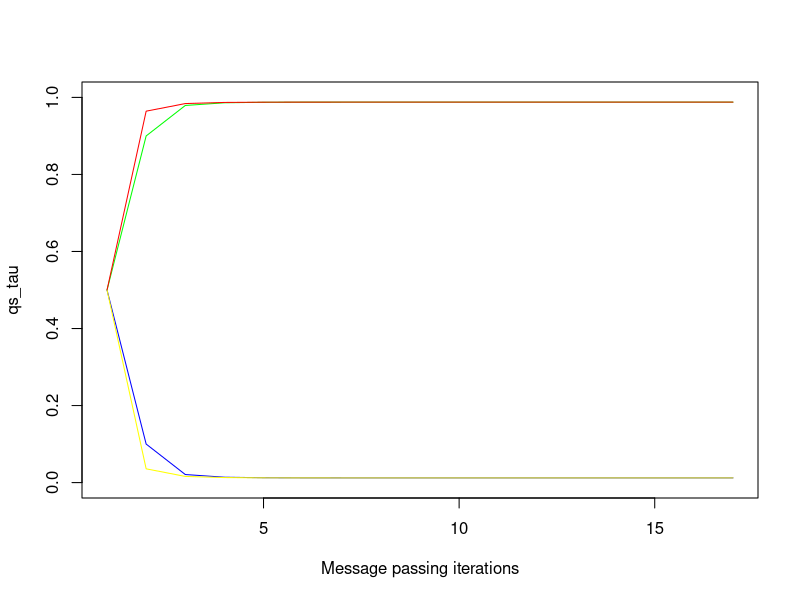
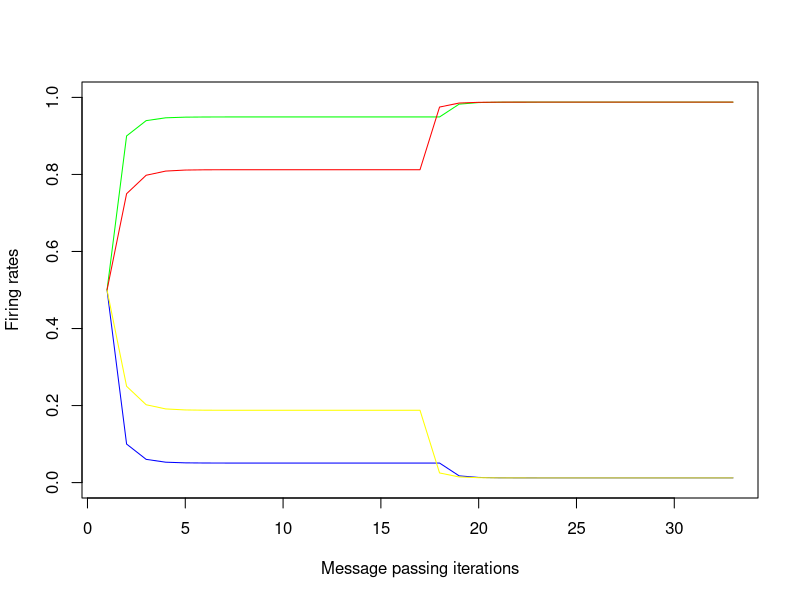

Write the R code that produced these figures, in order. (Note: this script raises an error after producing the figures.)
#################################
#-------------------------------#
#  Message Passing Examples in R#
#-------------------------------#
#################################

# CONVERSION of MATlab code Message_passing_example.m, including commentaries.

# Supplementary Code for: A Tutorial on Active Inference 
# Modelling and its Application to Empirical Data by Ryan Smith 
# and Christopher J. Whyte. We also acknowledge Samuel Taylor for contributing 
# to this example code

# This script provides two examples of (marginal) message passing, based on
# the steps described in the main text. Each of the two examples (sections)
# need to be run separately. The first example fixes all observed
# variables immediately and does not include variables associated with the
# neural process theory. The second example provides observations
# sequentially and also adds in the neural process theory variables. To
# remind the reader, the message passing steps in the main text are:
  
# 	1. Initialize the values of the approximate posteriors q(s_(?,?) ) 
#      for all hidden variables (i.e., all edges) in the graph. 

# 	2. Fix the value of observed variables (here, o_?).

# 	3. Choose an edge (V) corresponding to the hidden variable you want to 
#      infer (here, s_(?,?)).

# 	4. Calculate the messages, ?(s_(?,?)), which take on values sent by 
#      each factor node connected to V.

# 	5. Pass a message from each connected factor node N to V (often written 
#      as ?_(N?V)). 

# 	6. Update the approximate posterior represented by V according to the 
#      following rule: q(s_(?,?) )? ? ?(s_(?,?))? ?(s_(?,?)). The arrow 
#      notation here indicates messages from two different factors arriving 
#      at the same edge. 
#        6A. Normalize the product of these messages so that q(s_(?,?) ) 
#            corresponds to a proper probability distribution. 
#        6B. Use this new q(s_(?,?) ) to update the messages sent by 
#            connected factors (i.e., for the next round of message passing).

# 	7. Repeat steps 4-6 sequentially for each edge.

# 	8. Steps 3-7 are then repeated until the difference between updates 
#      converges to some acceptably low value (i.e., resulting in stable 
#      posterior beliefs for all edges). 

library(pracma) # for grad(), numerical gradiant Matlab-Style


##########################################################
# Example 1: Fixed observation and message passing steps #
##########################################################

# This section carries out marginal message passing on a graph with beliefs
# about states at two time points. In this first example, both observations 
# are fixed from the start (i.e., there are no ts as in full active inference
# models with sequentially presented observations) to provide the simplest
# example possible. We also highlight where each of the message passing
# steps described in the main text are carried out.

# Note that some steps (7 and 8) appear out of order when they involve loops that
# repeat earlier steps

library(dplyr)

# Softmax function
softmax <- function(par){             # THANKS TO: https://rpubs.com/FJRubio/softmax
  n.par <- length(par)                # equivalent: exp(result)/sum(exp(result))
  par1 <- sort(par, decreasing = TRUE)
  Lk <- par1[1]
  for (k in 1:(n.par-1)) {
    Lk <- max(par1[k+1], Lk) + log1p(exp(-abs(par1[k+1] - Lk))) 
  }
  val <- exp(par - Lk)
  return(val)
}

# Specify generative model and initialize variables

#  priors

D = c(.5, .5)

# likelihood mapping
A = matrix(c(.9, .1,
             .1, .9),
           nrow = 2,
           ncol = 2,
           byrow= TRUE) 
 
# transitions
B = matrix(c(1, 0,
             0, 1),
            nrow = 2,
            ncol = 2,
            byrow = TRUE)

# number of timesteps
Timepoints = 2

# number of iterations of message passing
NumIterations = 16

# at exp(-16) to log inputs as log(0) is not defined
z = exp(-16)

# Initialize posterior STEP 1
qs = c(.5,.5)

# List to store results
qsLIST <- vector("list", 16*2)
dim(qsLIST) <- matrix(c(16,2))


for (Ni in 1:NumIterations){
  # fix observations (STEP 2) [using a list]
  o<- vector("list", 1*2)
  dim(o) = matrix(c(1,2))
  # Observations
  o[[1]] = matrix(c(1, 0))
  o[[2]] = matrix(c(1, 0))

    # For each edge (hidden state) - STEP 7 
    for (tau in 1:Timepoints){
      # Choose an edge
      q = log(qs[tau]+z)   # evtl. q[tau]
      
      # compute MEssage sent by D and B (STEP 4) using the posterior
      # computed in 6B
      if (tau == 1){  # first time point
        lnD = log(D+z)  # Message 1
        lnBs= log(t(B)%*%qs[]+z)
      }
      else if (tau == Timepoints){
        lnBs= log(B%*%qs[]+z)
      }
      lnAo = log((t(A)%*%as.vector(o[[tau]]))+z)  # as.vector(o...) 
      
      # STEPS 5-6 (Pass messages and update the posterior)
      # Since all terms are in log space, this is addition instead of
      # multiplication. This corresponds to equation 16 in the main
      # text (within the softmax)
      if (tau == 1){
        q = .5*lnD+.5*lnBs + as.vector(lnAo)
      }
      else if (tau == Timepoints){
        q = .5*(lnBs) + as.vector(lnAo)
      }
      # normalize using a softmax function to find posterior (STEP 6A)
      qs = softmax (q)
      qsLIST[[Ni,tau]]<- qs # store value for each iteration
    } 
  #  Repeat for remaining edges (STEP 7)
print(qs) # Repeat until convergence/for fixed number of iterations (STEP 8)
#print(qsResults)
}

# Final posterior beliefs over states
qs

# qsLIST of each iteration, for each tau. 
qsLIST


###################################
# Plotting firing rates (traces): #
###################################

# Adding prior to starting values:
addD = vector("list", 1*2)
dim(addD) = matrix(c(1,2))
addD[[1,1]] <- c(.5,.5)
addD[[1,2]] <- c(.5,.5)
addD
# Use rbind to place D up front which results in a new list of dim 17*2
qsLISTplot = rbind(addD, qsLIST)

# Transform upper list into a dataframe. Not that the list neeeds
# to be transposed for this via t(a). This results in a dataframe
# with a dim of 17*4
qsPLOT <- data.frame(matrix(unlist(t(qsLISTplot)), nrow=17, ncol=4,byrow=TRUE),stringsAsFactors = TRUE)
qsPLOT

# Plot: Approximate posteriors (1 per edge per time point)
plot(qsPLOT$X1, type = "l", col= "green", 
     ylim = c(0,1), # Set dimension y axis 0 to 1
    xlab = "Message passing iterations", ylab = "qs_tau") # Name labels
lines(qsPLOT$X2, col="blue")     # add the other columns of qsPLOT
lines(qsPLOT$X3, col="red")
lines(qsPLOT$X4, col="yellow")


#####################################################
# Example 2: Sequential observations and simulation #
#             of firing rates and ERPs              #
#####################################################

# This script performs state estimation using the message passing 
# algorithm introduced in Parr, Markovic, Kiebel, & Friston (2019).
# This script can be thought of as the full message passing solution to 
# problem 2 in the pencil and paper exercises. It also generates
# simulated firing rates and ERPs in the same manner as those shown in
# figs. 8, 10, 11, 14, 15, and 16. Unlike example 1, observations are
# presented sequentially (i.e., two ts and two taus).

# Specify generative model and initialise variables

#  priors

D = c(.5, .5)

# likelihood mapping
A = matrix(c(.9, .1,
             .1, .9),
           nrow = 2,
           ncol = 2,
           byrow= TRUE) 

# transitions
B = matrix(c(1, 0,
             0, 1),
           nrow = 2,
           ncol = 2,
           byrow = TRUE)

# number of timesteps
Timesteps = 2

# number of iterations of message passing
NumIterations = 16

# at exp(-16) to log inputs as log(0) is not defined
z = exp(-16)

# Initialize posterior STEP 1
qs2 = c(.5,.5)

# List to store results
xn <- vector("list", 16*2*2)
dim(xn) <- matrix(c(16,2,2))


# Message passing:

for (t in 1:Timesteps){
  
      for (Ni in 1:NumIterations){   # STEP 8 loop of VMP
          
          # Likelihood
          #lnAo = log((t(A)%*%as.vector(o[[t,tau]]))+z)  # as.vector(o...) + multiple places in the loop necessary!!
  
          for (tau in 1:Timesteps){ # STEP 7 loop of VMP
            # fix observations sequentially (STEP 2) [using a list of lists]
            # Each tau for Timestep1
            o1<- vector("list", 1*2)
            dim(o1) = matrix(c(1, 2))
            o1[[1]] = matrix(c(1, 0))
            o1[[2]] = matrix(c(0, 0))
            
            # Each tau for Timestep1
            o2<- vector("list", 1*2)
            dim(o2) = matrix(c(1,2))
            o2[[1]] = matrix(c(1, 0))       
            o2[[2]] = matrix(c(1, 0))               
            
            # list of lists
            o <- vector("list", 2*2)
            dim(o) = matrix(c(2,2))
            o[1,] <- o1 # assign to list
            o[2,] <- o2 #      -''-

          # initialise depolarization variable: v = ln(s)
          # choose an edge (Step 3 of VMP)
          v = log(qs2[])
            
            # get correct D and B for each time point (Steps 4-5 of VMP)
            # using using the posterior computed in Step 6B  
            if (tau == 1){  # first time point
            lnD = log(D+z)  # pas(Message 1)
            
            lnBs= log(t(B)%*%qs2[]+z) # future (Message 2)
           }
            else if (tau == Timesteps){ # last time point
            lnBs= log(B%*%qs2[]+z)      # no contribution from future (only
                                        # Message 1)
           } 
             # Likelihood Message 3
            lnAo = log((t(A)%*%as.vector(o[[t,tau]]))+z)  # evtl. as.vector(o...) + multiple places in the loop as below!!
    
             # calculate state prediction error: equation 24
            if (tau == 1){
            epsilon = .5*lnD+.5*lnBs + as.vector(lnAo) - v
           }
            else if (tau == Timesteps){
            epsilon = .5*(lnBs) + as.vector(lnAo) - v
      }
            
            # (Step 6 of VMP)
            # update depolarization variable: equation 25
            v = v + epsilon[]

            # normalize using a softmax function to find posterior (STEP 6A of VMP)
            # equation 26 (Step 6A of VMP)
            qs2 = softmax (v)
            xn[[Ni,tau,t]]<- qs2 # store qs for firing rate plots
      } 
           #  Repeat for remaining edges (STEP 7 of VMP)
    }  # Repeat until convergence/for number of iterations (Step 8 of VMP)
  print(qs2)
}

# Final posterior beliefs over states
qs2

#            [,1]
# [1,] 0.98780474
# [2,] 0.01219526

# xn of each iteration, for each t and each tau. 
xn


###################################
# Plotting firing rates (traces): #
###################################


# Note: the Matlab code uses functions to transform xn into
# "firing_rate". A different approach to matlab is used here.

# Adding prior to starting values:
addD2 = vector("list", 1*2*1)
dim(addD2) = matrix(c(1,2,1))
addD2[[1,1,1]] <- c(.5,.5)
addD2[[1,2,1]] <- c(.5,.5)
addD2

# Use rbind to place D up front of [,,1] which results in a new list [x,y]
xnplotpre = rbind(addD2[,,1], xn[,,1])
xnplotpre[1,2]
# Use rbind to combine lists
xnplotpre2 = rbind(xnplotpre, xn[,,2])
xnplotpre2

# Transform upper list into a dataframe. Not that the list neeeds
# to be transposed for this via t(a). This results in a dataframe
# with a dim of 17*4
xnplotpredf <- data.frame(matrix(unlist(t(xnplotpre2)), nrow=4, ncol=33,byrow=FALSE),stringsAsFactors = FALSE)
xnplot = t(xnplotpredf)
xnplot

# Plot firing rate (traces)
plot(xnplot[,1], type = "l", col = "green",
     ylim = c(0,1), # Set dimension y axis 0 to 1
     xlab = "Message passing iterations", ylab = "Firing rates") # Name labes
lines(xnplot[,2], col="blue")     # add the other columns of qsPLOT
lines(xnplot[,3], col="red")
lines(xnplot[,4], col="yellow")


library(pracma) # for gradient(), numerical gradiant Matlab-Style

num_states = 2
num_epochs = 2
time_tau = matrix(c(1, 2, 1, 2,
                    1, 1, 2, 2),
                  ncol =4,
                  nrow=2,
                  byrow=TRUE) 

# Sort of, but not the right function yet...
for (t_tau in 1:ncol(time_tau)){
    for (epoch in 1:num_epochs){
    # firing rate 
     firing_rate[] = unlist(xn)
      ERP = gradient(firing_rate)
    }
}

xnplot

# Plotting ERP - still not working out properly... 
grad1=gradient(xnplot[,1])
grad1

grad2=gradient(xnplot[,2])
grad2

grad3=gradient(xnplot[,3])
grad3

grad4=gradient(xnplot[,4])
grad4

plot(grad4, ylim=c(-0.1,0.1), type = "l")
lines(grad3)
lines(grad2)
lines(grad1)

# Firing rates:
image((64*as.matrix(xnplot)), col = grey.colors(256))




